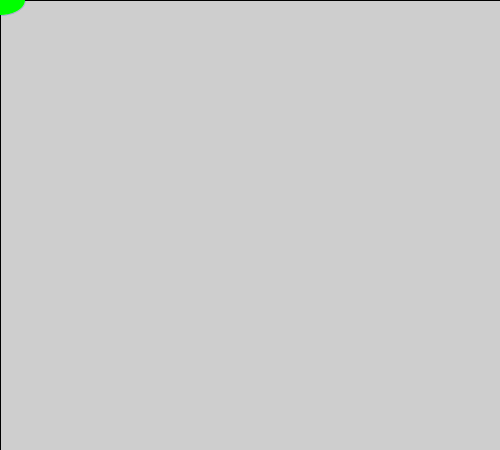
Frame 1 (no input)
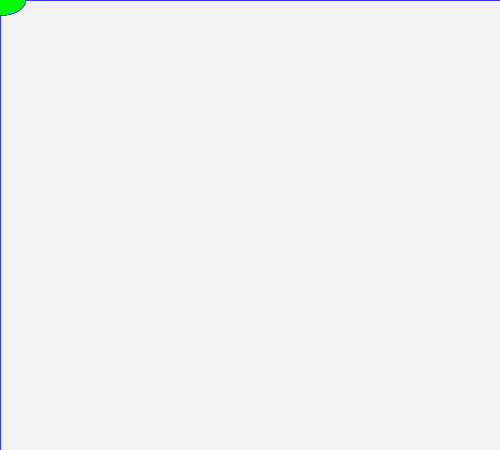
Frame 60 (the mouse pressed at the canvas centre just before this capture)
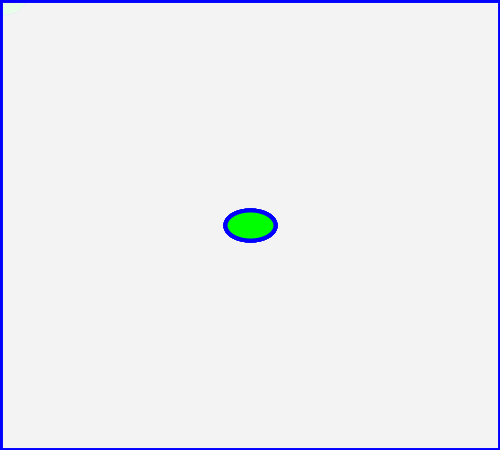
Frame 120 (the mouse held since frame 60 and released just before this capture)

The Processing sketch that drew these frames (run headless with seeded random() and noise(); from frame 60 on, the mouse is pressed at the canvas centre):

// Processing sketch: Lecture_1
// ── Lecture_1.pde
// Draws an ellipse that follows the mouse position.
// Jo Wood, 25th January, 2016
 
//setup() one time set up of stuff e.g. load data
// size() size of window there is a default
void setup()
{
  size(500,450);
}

//width & height - will ensure size same as window
//different height and width rect(0,0,width*0.5,height)
// draw() - loops - keeps running over and over
//So it displays a green ellipse instead of a red one;
//uses a more transparent background so the 'tails' on the moving ellipse appear longer;
//the sketch is 500 wide by 450 pixels tall;
//the width of the ellipse is 10% of the width of the sketch, and its height is 6% (1/15th) of the height of the sketch;
//the width of the line around the ellipse varies according to the mouse position (how that varies is up to you)


void draw()
{
  // Draw transparent background.
  fill(255,10);          
  rect(0,0,width,height);
   
  // fill() colour
  // Draw red ellipse at mouse position.
  fill(0,255,0);
  stroke(0,0,255);
  strokeWeight((mouseY+mouseX)/100);
  ellipse(mouseX,mouseY,width/10,height/15);
}
